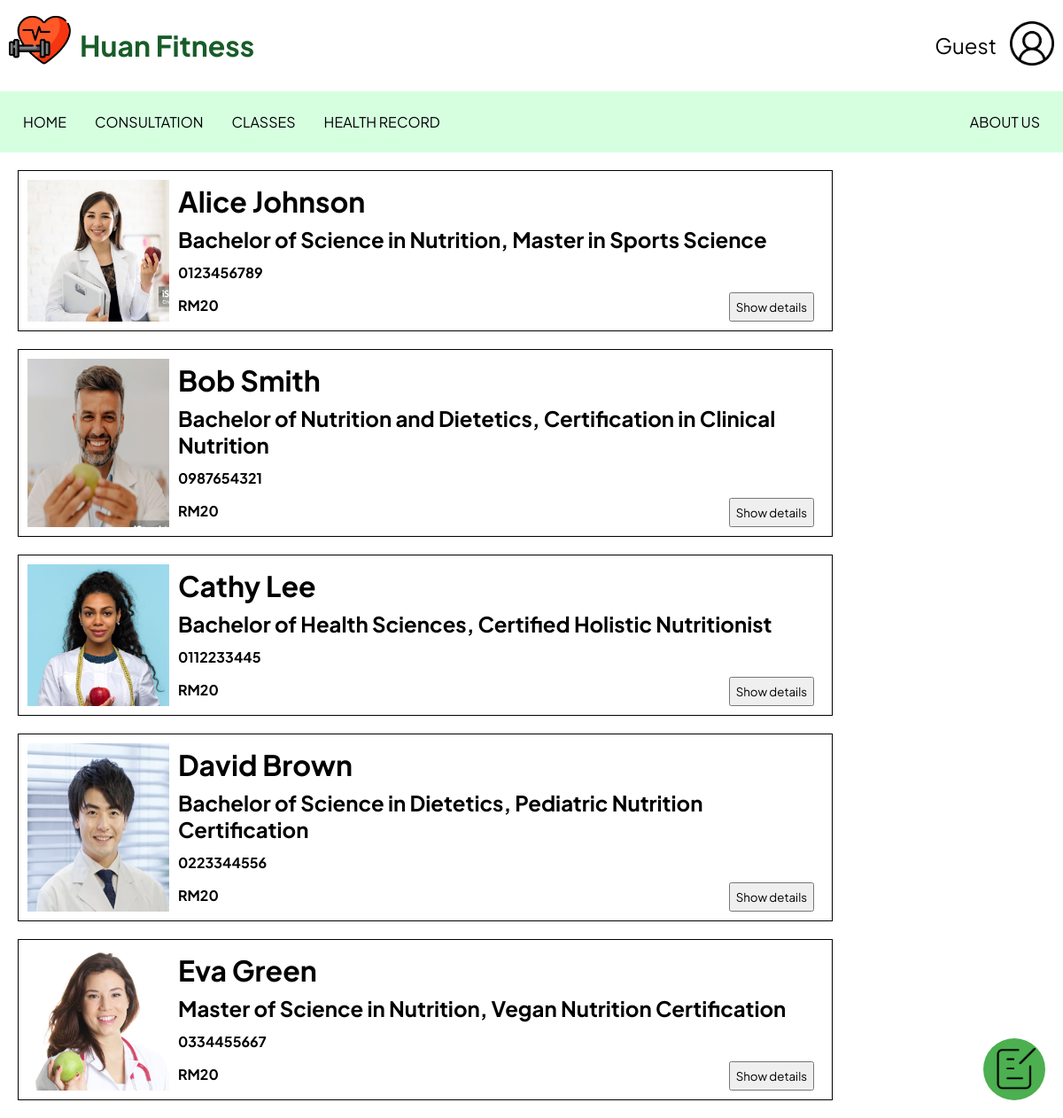
The page /pages/consultation.php on the database its author committed.
### tables this page shows
CREATE TABLE IF NOT EXISTS Nutritionist (
    id INT(6) UNSIGNED AUTO_INCREMENT PRIMARY KEY,
    nutritionistName VARCHAR(50) NOT NULL,
    nutritonistDesc TEXT,
    nutritionistContact VARCHAR(12) NOT NULL,
    studyRecord VARCHAR(300),
    UNIQUE (nutritionistContact)
);

### server/data.php (called while the page is built, shortened)
<?php
function dataGetResultSql($sql, $pdo, $params, $values)
{
    $stmt = $pdo->prepare($sql);
    $stmt->execute($params);
    $results = $stmt->fetchAll(PDO::FETCH_ASSOC);
    $mappedArray = [];
    foreach ($results as $row) {
        $mappedRow = [];
        foreach ($values as $value) {
            if (isset($row[$value])) {
                $mappedRow[$value] = $row[$value];
            }
        }
        $mappedArray[] = $mappedRow;
    }
    return $mappedArray;
}

### components/ConsultantItem.php (the view, shortened to what this page needs)
<?php
function renderNutritionistDropdownBox($image, $name, $study, $contact, $desc, $buttonId, $popupID)
{
    echo "
    <div class='container_parent'>
        <img src='" . htmlspecialchars($image) . "' style='width: 160px;'>
        <div class='container_child'>
            <h1 style='margin: 4px 0px;'>$name</h1>
            <h2 style='margin: 4px 0px;'>$study</h2>
            <h4 style='margin: 8px 0px;'>$contact</h4>
            <h4 style='margin: 8px 0px;'>RM20</h4>
            <div style='position: absolute; bottom: 0; right: 0;'>
                <button id='$buttonId' onclick='toggleForm(\"$buttonId\", \"$popupID\")'>Show details</button>
            </div>
        </div>
        <div id='$popupID' class='popup' style='display: none;'>
            <div class='container_child'>
                <p style='margin: 8px 0px;'>$desc</p>
            </div>
            <div style='position: absolute; bottom: 5%; right: 1.5%;'>
                <div style='position: relative; width: 100%; height: 100%; background-color:blue;'> ";
    echo "
                </div>
            </div>
        </div>
    </div>
";
}
?>

### pages/consultation.php (shortened to what this page needs)
<!DOCTYPE html>
<html lang="en">
<head>
</head>
<body style="margin: 0px;">
    <?php
    include_once __DIR__ . '/../layout/header.php';
    include_once __DIR__ . '/../components/ConsultantItem.php';
    include_once __DIR__ . '/../components/Buttons.php';
    include_once __DIR__ . '/../server/connectDB.php';
    include_once __DIR__ . '/../server/data.php';
    $conn->select_db('fitnessapp');
    renderHeader($conn);
    renderFixedButton('../pages/record_consultation.php', '../asset/image/record.png');
    $sql = 'SELECT * FROM Nutritionist';
    $nutritionists = dataGetResultSql($sql, $pdo, [], ['nutritionistName', 'nutritionistDesc', 'nutritionistContact', 'studyRecord', 'nutritonistDesc']);
    ?>
    <div style="width: 80%">
        <?php
        $total = 1;
        foreach ($nutritionists as $nutritionist) {
            renderNutritionistDropdownBox('../asset/image/nutritionist' . $total . '.png', $nutritionist['nutritionistName'], $nutritionist['studyRecord'], $nutritionist['nutritionistContact'], $nutritionist['nutritonistDesc'], 'button' . $total, 'popup1' . $total);
            $total++;
        }
        ?>
    </div>
</body>
</html>

### layout/header.php (shortened to what this page needs)
<!DOCTYPE html>
<html lang="en">
<head>
    <link rel="stylesheet" href="../asset/css/style.css">
</head>
<body>
<?php
function renderHeader($conn)
{
    include_once __DIR__ . '/../server/data.php';
    echo "
    <div class='header-container'>
        <header class='header'>
            <img src='../asset/image/fitness.png' class='logo'>
            <h1 class='header-title'>Huan Fitness</h1>
            <div class='profile-section'>";
    if (isset($_SESSION['userinput']) && $_SESSION['userinput']) {
        $sql = 'SELECT memberName FROM member WHERE email IN (?)';
        dataMapSql($sql, $conn, [$_SESSION['userinput']], $username);
        echo "<span class='username'>$username</span>";
        echo "<a href='../server/logout.php'><img src='../asset/image/logout.png' class='logout-icon'></a>";
    } else {
        echo "<span class='username'>Guest</span>";
        echo "<div class='login-icon-container'>
                <a href='../pages/form_login.php'><img src='../asset/image/user.png' class='login-icon'></a>
              </div>";
    }
    echo "
            </div>
        </header>
        <nav class='nav-menu'>
            <ul>
                <li><a class='nav-link' href='../pages/home_page.php'>HOME</a></li>
                <li><a class='nav-link' href='../pages/consultation.php'>CONSULTATION</a></li>
                <li><a class='nav-link' href='../pages/classes.php'>CLASSES</a></li>";
    if (isset($_SESSION['userinput'])) {
        echo "<li><a class='nav-link' href='../pages/record_health.php'>HEALTH RECORD</a></li>";
    } else {
        echo "<li><a class='nav-link' href='../pages/form_login.php'>HEALTH RECORD</a></li>";
    }
    echo "
                <li class='about-us'><a class='nav-link' href='../pages/about.php'>ABOUT US</a></li>
            </ul>
        </nav>
    </div>";
}
?>
</body>
</html>

### components/Buttons.php (shortened to what this page needs)
<?php
function renderFixedButton($link, $imageLink)
{
    echo "
    <a class='fixedButton' href='$link'>
        <div class='roundedFixedBtn'><img src='$imageLink' style='width:80%;'></div>
     </a>
    ";
}
?>

### asset/css/style.css (style rules this page uses)
* { font-family: "Plus Jakarta Sans", sans-serif; }

### layout/header.php (style rules this page uses)
.header-container { width: 100%; position: sticky; top: 0; z-index: 10; }
.header { display: flex; padding: 10px; background-color: white; }
.logo { height: 70px; width: 70px; }
.header-title { color: #185c28; padding-left: 10px; }
.profile-section { margin: auto 0 auto auto; display: flex; align-items: center; }
.username { margin: 0 15px; font-size: 24px; }
.logout-icon, .login-icon { height: 50px; width: 50px; }
.login-icon-container { display: flex; flex-direction: column; align-items: center; }
.nav-menu { background-color: #d6ffe0; }
.nav-menu ul { display: flex; list-style-type: none; margin: 0; padding: 10px; overflow: hidden; }
.nav-link { display: flex; margin: 14px 16px; text-decoration: none; text-align: center; color: #000000; }
.about-us { margin-left: auto; }

### components/ConsultantItem.php (style rules this page uses)
.container_parent { display: flex; border: 1px solid black; position: relative; padding: 10px; margin: 20px; }
.container_child { width: 100%; position: relative; margin: 0px 10px; display: flex; flex-direction: column; justify-content: space-between; }
button { padding: 6px; }

### components/Buttons.php (style rules this page uses)
.fixedButton { position: fixed; bottom: 0px; right: 0px; padding: 20px; width: fit-content; }
.roundedFixedBtn { display: flex; height: 60px; width: 60px; border-radius: 50%; padding: 5px; background-color: #4CAF50; color: white; justify-content: center; align-items: center; cursor: pointer; }

### rows shown on the page
nutritionist: shows a picture, nutritionistName "Alice Johnson", studyRecord "Bachelor of Science in Nutrition, Master in Sports Science", nutritionistContact "0123456789"
nutritionist: shows a picture, nutritionistName "Bob Smith", studyRecord "Bachelor of Nutrition and Dietetics, Certification in Clinical Nutrition", nutritionistContact "0987654321"
nutritionist: shows a picture, nutritionistName "Cathy Lee", studyRecord "Bachelor of Health Sciences, Certified Holistic Nutritionist", nutritionistContact "0112233445"
nutritionist: shows a picture, nutritionistName "David Brown", studyRecord "Bachelor of Science in Dietetics, Pediatric Nutrition Certification", nutritionistContact "0223344556"
nutritionist: shows a picture, nutritionistName "Eva Green", studyRecord "Master of Science in Nutrition, Vegan Nutrition Certification", nutritionistContact "0334455667"
